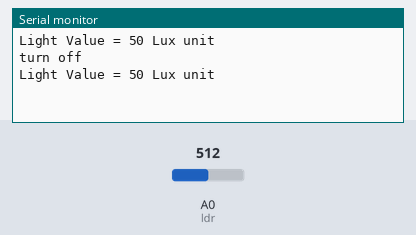
Recording of a sketch running on a simulated Arduino Uno, built with avr-gcc and run on an emulated ATmega328P. On the bench: the last lines printed to the serial monitor. Inputs (shaded band) come from the test bench; at power-on: A0 (ldr) = 512.

Above: at 1.8 s.
1.9 s: A0 (ldr) set to 306
At 2.7 s:
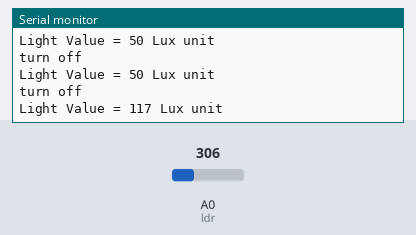
5.5 s: A0 (ldr) set to 122
At 6.8 s:
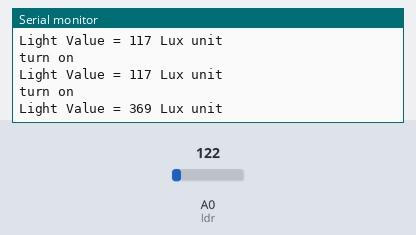
Timing chart, 0 to 8.5 s (numbered marks = the images above; inputs shaded):
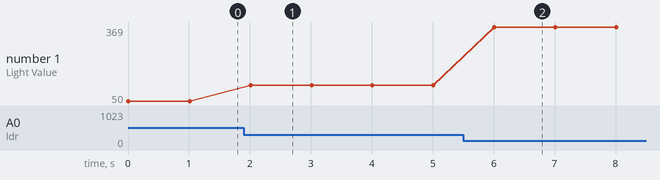

Measured:
- after the input at 1.9 s, the serial monitor: prints a new line after 0.11 s (image 1)
- after the input at 5.5 s, the serial monitor: prints a new line after 0.51 s (image 2)
- plotted number 1: 50 → 117 after the input at 1.9 s, 117 → 369 after the input at 5.5 s

The sketch:

esp8266_lux_turn.ino
```cpp
#define ldr A0
float ADC_value = 0.0048828125;

void setup()
{
Serial.begin(9600);
pinMode(ldr, INPUT);
}

void loop()
{
float ldr_data = analogRead(ldr);
int lux = int((250.000000/(ADC_value*ldr_data))-50.000000);
Serial.print("Light Value = ");
Serial.print(lux);
Serial.println(" Lux unit");
delay(1000);
if (lux < 100){
Serial.println("turn off");
}
else if (lux >= 100) {
Serial.println("turn on");
}
}
```
